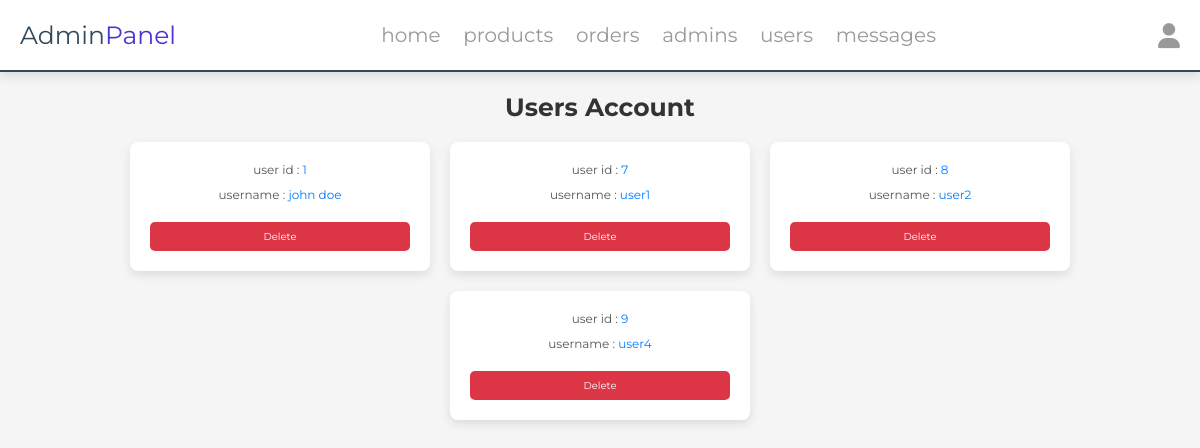
Page /admin/users_accounts.php (signed in) on the earlier database version.
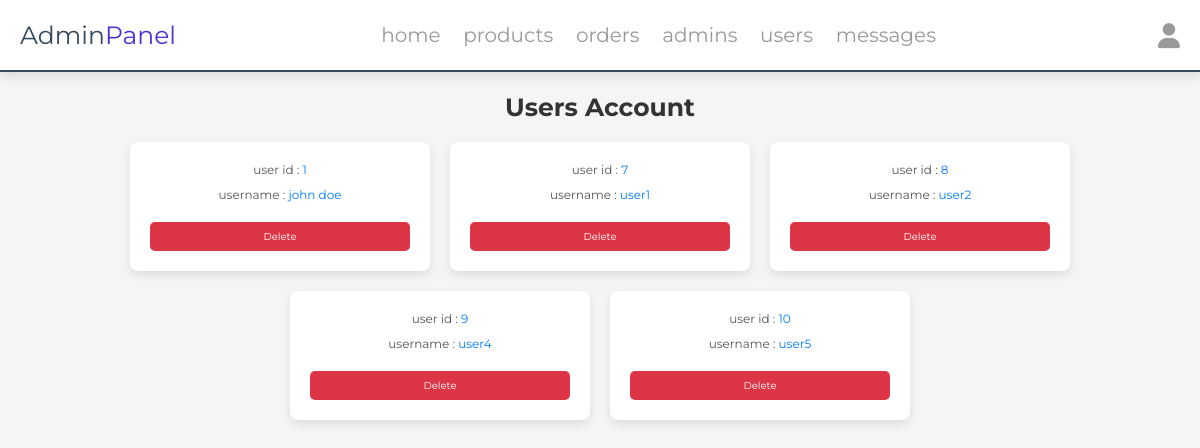
Same page on the later database version.
### tables this page shows
CREATE TABLE `users` (
  `ID` int(100) NOT NULL,
  `name` varchar(20) NOT NULL,
  `email` varchar(50) NOT NULL,
  `number` int(10) NOT NULL,
  `password` varchar(50) NOT NULL,
  `address` varchar(500) NOT NULL
);

### admin/users_accounts.php (the view, shortened to what this page needs)
<?php
include  '../INCLUDES/connect.php';
?>
<!DOCTYPE html>
<html lang="en">
<head>
   <link rel="stylesheet" href="https://cdnjs.cloudflare.com/ajax/libs/font-awesome/6.1.1/css/all.min.css">
   <link rel="stylesheet" href="../css/admin_style.css">
</head>
<body>
<?php include '../INCLUDES/admin_header.php' ?>
<section class="accounts">
   <h1 class="heading">users account</h1>
   <div class="box-container">
   <?php
      $select_account = $conn->prepare("SELECT * FROM `users`");
      $select_account->execute();
      if($select_account->rowCount() > 0){
         while($fetch_accounts = $select_account->fetch(PDO::FETCH_ASSOC)){
   ?>
   <div class="box">
      <p> user id : <span><?= $fetch_accounts['ID']; ?></span> </p>
      <p> username : <span><?= $fetch_accounts['name']; ?></span> </p>
      <a href="users_accounts.php?delete=<?= $fetch_accounts['ID']; ?>" class="delete-btn" onclick="return confirm('delete this account?');">delete</a>
   </div>
   <?php
      }
   }else{
      echo '<p class="empty">no accounts available</p>';
   }
   ?>
   </div>
</section>
</body>
</html>

Differences in the rows shown:
added users: ID "10", name "user5"
